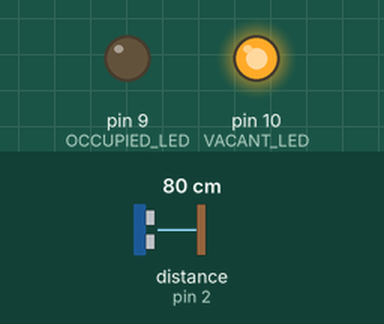
A sketch run on a simulated Arduino Uno, built with avr-gcc and run on an emulated ATmega328P. Shown: output pins drawn as LEDs (lit = HIGH). Wiring (inferred from the names in the program): ultrasonic range finder: trigger pin 3; echo pin 2. The test bench sets the inputs (shaded band); at power-on: distance to the obstacle (sensor on pin 2) 80 cm. The echo pulse lasts 58.3 µs per cm; no radio packets arrive unless stated; pins used as bus, display or sensor lines are not drawn.

Above: at 2.7 s.
2.8 s: distance to the obstacle (sensor on pin 2) set to 73 cm
5.8 s: distance to the obstacle (sensor on pin 2) set to 65 cm
At 7.1 s:
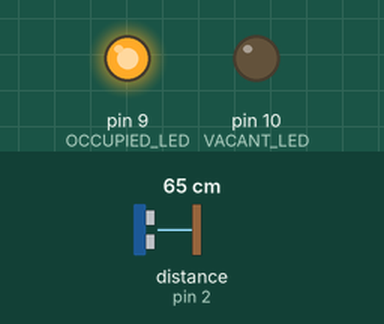
8.1 s: distance to the obstacle (sensor on pin 2) set to 120 cm
At 9.6 s:
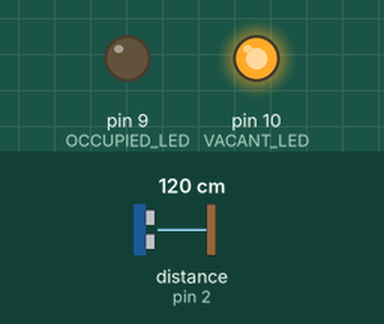
10.2 s: distance to the obstacle (sensor on pin 2) set to 2 cm
At 11.5 s:
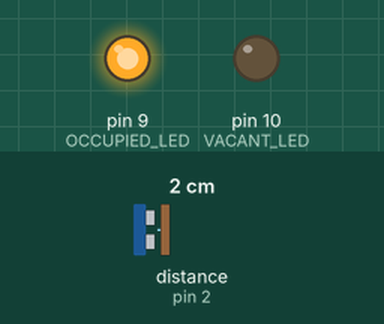
Timing chart, 0 to 13.2 s (numbered marks = the images above; inputs shaded):
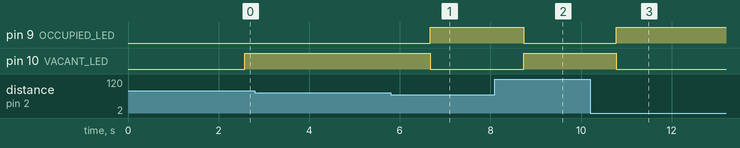

The sketch:

Transmitter.ino
```cpp
#include <SPI.h>
#include <nRF24L01.h>
#include <RF24.h>

RF24 radio(7,8);

#define ECHO_PIN 2
#define TRIG_PIN 3
#define VACANT_LED 10
#define OCCUPIED_LED 9

const byte address[6] = "00001";  // communication channel for transmitter & receiver
const int DISTANCES_SIZE = 10;
const int MEASUREMENT_DELAY = 1000;  // milisecs
const int CONVERT_TO_CM = 58;
const int CALLIBRATION_TRIALS = 100;  // how many measurements the sensor should take to determine the actual trigger distance
const int MEASUREMENT_ERROR = 10;  // cm, helps account for x-factor when callibrating the system
int triggerDistance = -1;  // minimum parking garage ceiling height is 7 ft (2.134 m) https://up.codes/s/public-parking-garages
int distances[DISTANCES_SIZE];
int average = 0;

void setTriggerDistance(){

  radio.write(&triggerDistance, sizeof(triggerDistance));  // notifies user that callibration is taking place (sends -1 to receiver)

  float total = 0;
  for(int i = 0; i < CALLIBRATION_TRIALS; ++i){
    total += getDistance();
    delay(MEASUREMENT_DELAY / CALLIBRATION_TRIALS);  // the callibration process should ideally take a MEASUREMENT_DELAY amount of time
  }
  triggerDistance = ((int)total / CALLIBRATION_TRIALS) - MEASUREMENT_ERROR;  // reset trigger distance to be average of measurements taken minus some error

  if(triggerDistance < MEASUREMENT_ERROR){  // continue to attempt callibration until triggerDistance is acceptable
    Serial.print(triggerDistance);
    Serial.println(" CM. TRIGGER DISTANCE TOO SMALL. RECALLIBRATING...");
    setTriggerDistance();
  }
}

int getDistance(){
  /**
   * Return a distance measurement from the ultrasonic sensor.
   */
  int distance = 0;
  digitalWrite(TRIG_PIN, LOW);
  delayMicroseconds(2);
  digitalWrite(TRIG_PIN, HIGH);
  delayMicroseconds(10);
  digitalWrite(TRIG_PIN, LOW);
  distance = pulseIn(ECHO_PIN, HIGH, 26000);
  distance = distance / CONVERT_TO_CM;
  return distance;
}

bool isOccupied(){
  /**
   * Determine whether parking space is occupied
   */
  return (average > 0 && average < triggerDistance);
}

void setup() {
  Serial.begin(9600);

  // configure arduino for transmitting signals
  radio.begin();
  radio.openWritingPipe(address);
  radio.setPALevel(RF24_PA_MIN);
  radio.stopListening();  // transmitter

  // configure ultrasonic sensor
  pinMode(ECHO_PIN, INPUT);
  pinMode(TRIG_PIN, OUTPUT);
  digitalWrite(ECHO_PIN, HIGH);

  // configure LED pins
  pinMode(VACANT_LED, OUTPUT);
  pinMode(OCCUPIED_LED, OUTPUT);

  // callibrate the sensor
  setTriggerDistance();
}

void loop() {

  // get a measurement from the ultrasonic sensor
  for(int i = 0; i < DISTANCES_SIZE; ++i){
    distances[i] = getDistance();
    delay(MEASUREMENT_DELAY / DISTANCES_SIZE);
  }

  // average values in distances array
  int total = 0;
  for(int i = 0; i < DISTANCES_SIZE; ++i){
    total += distances[i];
  }
  average = total / DISTANCES_SIZE;

  // send average distance reading to receiver
  radio.write(&average, sizeof(average));

  // turn on appropriate indicator lights based on whether parking space is occupied
  if(isOccupied()){
    digitalWrite(VACANT_LED, LOW);
    digitalWrite(OCCUPIED_LED, HIGH);
  } else {
    digitalWrite(VACANT_LED, HIGH);
    digitalWrite(OCCUPIED_LED, LOW);
  }

  delay(MEASUREMENT_DELAY);  // wait some time before the next measurement
}
```

Measured:
- the behaviour switches between 70 and 69 cm on distance to the obstacle (sensor on pin 2) (found by bisection; images 0 and 1)
- after the input at 2.8 s, every drawn part: stays the same
- after the input at 5.8 s, pin 9 (OCCUPIED_LED): LOW → HIGH after 0.87 s; pin 10 (VACANT_LED): HIGH → LOW after 0.87 s
- after the input at 8.1 s, pin 9 (OCCUPIED_LED): HIGH → LOW after 0.63 s; pin 10 (VACANT_LED): LOW → HIGH after 0.63 s
- after the input at 10.2 s, pin 9 (OCCUPIED_LED): LOW → HIGH after 0.57 s; pin 10 (VACANT_LED): HIGH → LOW after 0.57 s
